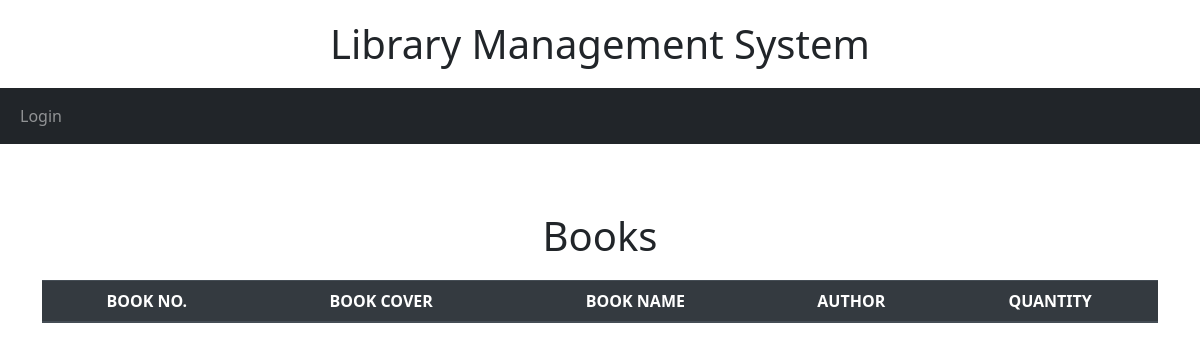
/Books/, run on an earlier commit of the app's database.
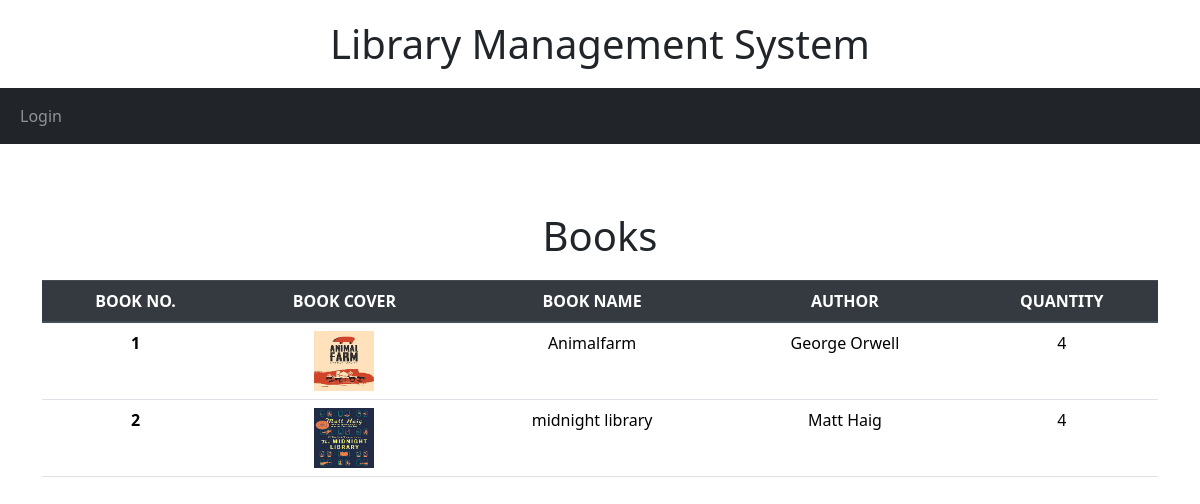
And on a later commit of the database.
### library/models.py (models this page shows, shortened)
class Book(models.Model):
    cover = models.ImageField(upload_to='covers/', null=True, blank=True)
    title = models.CharField(max_length=200, null=False, blank=False)  # Increased max_length for longer titles
    author = models.CharField(max_length=150, null=False, blank=False)  # Increased max_length for author names
    publication_date = models.DateField(null=True, blank=True)
    isbn = models.CharField(max_length=13, unique=True, null=True, blank=True)  # ISBN is typically 13 characters
    pages = models.PositiveIntegerField(null=True, blank=True)  # Changed to PositiveIntegerField to avoid negative values
    price = models.DecimalField(max_digits=8, decimal_places=2, null=True, blank=True)  # Adjusted max_digits
    quantity = models.PositiveIntegerField(default=0)
    class Meta:
        ordering = ['title']
        db_table = 'books'
        verbose_name = 'Book'
        verbose_name_plural = 'Books'

### library/views.py (the view)
# urls.py: path('Books/', views.Books, name='Books'),
def Books(request):
    books = Book.objects.all()
    context = {
        'books': books
    }
    return render(request, 'Books.html', context)

### library/templates/Books.html
{% extends 'base.html' %}
{% block content %}
    <br/>
    <h1 class="text-center">Books</h1>
        <div>
            <table class="table">
                <thead class="thead-dark">
                  <tr style="text-align: center;">
                    <th scope="col">BOOK NO.</th>
                    <th scope="col">BOOK COVER</th>
                    <th scope="col">BOOK NAME</th>
                    <th scope="col">AUTHOR</th>
                    <th scope="col">QUANTITY</th>
                  </tr>
                </thead>
                <tbody>
                  {% for book in books %}
                  <tr style="text-align: center;">
                    <th scope="row">{{forloop.counter}}</th>
                    <td><img src="{{book.cover.url}}" alt="{{book.title}}" style="height: 60px; width: 60px;"></td>
                    <td>{{book.title}}</td>
                    <td>{{book.author}}</td>
                    <td>{{book.quantity}}</td>
                  </tr>
                  {% endfor %}
                </tbody>
              </table>
        </div>
{% endblock %}

### library/templates/base.html (shortened to what this page needs)
<!doctype html>
<html lang="en">
  <head>
    <link rel="stylesheet" href="https://stackpath.bootstrapcdn.com/bootstrap/4.5.2/css/bootstrap.min.css">
    <link href="https://cdn.jsdelivr.net/npm/bootstrap@5.3.3/dist/css/bootstrap.min.css" rel="stylesheet">
  </head>
  <body>
    <header>
        <h1 class="text-center">Library Management System</h1>
    </header>
    <main>
    {% include 'navbar.html' %}
    <div class="container">
        <br/>
        {% block content %}
        {% endblock %}
    </main>
  </body>
</html>

### library/templates/navbar.html
<nav class="navbar navbar-expand-lg bg-body-color navbar-dark bg-dark">
    <div class="container-fluid">
      <div class="collapse navbar-collapse" id="navbarSupportedContent">
        <ul class="navbar-nav me-auto mb-2 mb-lg-0">
          {% if user.is_authenticated %}
          <li class="nav-item">
            <a class="nav-link active" aria-current="page" href="{% url 'home' %}">Home</a>
          </li>
            <li class="nav-item">
                <a class="nav-link" href="{% url 'Books'%}">Books</a>
            </li>
            <li class="nav-item">
                <a class="nav-link" href="#">Members</a>
            </li>
            <li class="nav-item">
                <a class="nav-link" href="#">borrowed record</a>
            </li>
            <li class="nav-item">
                <a class="nav-link" href="{% url 'logout' %}">Logout</a>
            {% else %}
            <li class="nav-item">
                <a class="nav-link" href="{% url 'home' %}">Login</a>
            </li>
            {% endif %}
        </ul>
      </div>
    </div>
  </nav>

### library/templates/base.html (style rules this page uses)
h1 { text-align: center; margin: 20px 0; }

What changed in the data, as far as the page shows it:
added Book: cover (picture), title "Animalfarm", author "George Orwell", quantity "4"
added Book: cover (picture), title "midnight library", author "Matt Haig", quantity "4"
